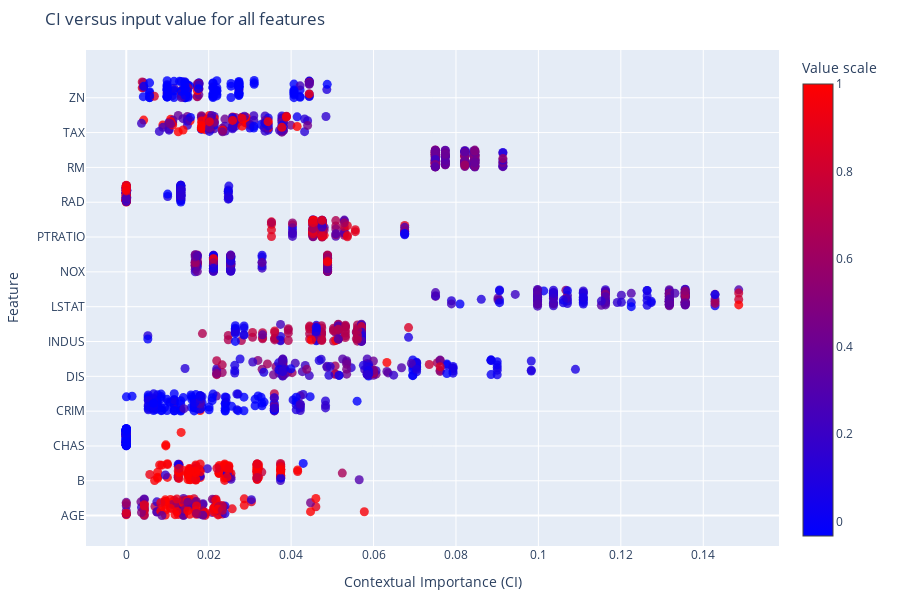

Source (notebook cell):
### Markdown cell above
Then we can plot the beeswarm. We start by the default parameters, which plots CI values.

### Code cell
fig = ciuplots.ciu_beeswarm(CIUres, legend_title='Value scale')
fig.update_layout(height=600, width=900, margin=dict(l=20, r=20, t=50, b=20))
fig.update_layout(
    title='CI versus input value for all features',
    xaxis=dict(title='Contextual Importance (CI)'),
    yaxis=dict(title='Feature'),
)
fig.show()

### Figure 1 — Plotly figure (JSON) as saved in the notebook; plotly's stock layout.template omitted (floating-point values rounded to 4 significant figures; data arrays with more than 128 entries replaced by an {"elided": "..."} marker saying what was removed)
{"data": [{"marker": {"color": {"elided": "152 float values"}, "colorbar": {"title": {"text": "Value scale"}}, "colorscale": [[0, "blue"], [1, "red"]], "opacity": 0.8, "size": 9}, "mode": "markers", "name": "AGE", "type": "scatter", "x": {"elided": "152 float values"}, "y": {"elided": "1976 float values"}}, {"marker": {"color": {"elided": "152 float values"}, "colorscale": [[0, "blue"], [1, "red"]], "opacity": 0.8, "size": 9}, "mode": "markers", "name": "B", "type": "scatter", "x": {"elided": "152 float values"}, "y": {"elided": "1976 float values"}}, {"marker": {"color": {"elided": "152 int values"}, "colorscale": [[0, "blue"], [1, "red"]], "opacity": 0.8, "size": 9}, "mode": "markers", "name": "CHAS", "type": "scatter", "x": {"elided": "152 float values"}, "y": {"elided": "1976 float values"}}, {"marker": {"color": {"elided": "152 float values"}, "colorscale": [[0, "blue"], [1, "red"]], "opacity": 0.8, "size": 9}, "mode": "markers", "name": "CRIM", "type": "scatter", "x": {"elided": "152 float values"}, "y": {"elided": "1976 float values"}}, {"marker": {"color": {"elided": "152 float values"}, "colorscale": [[0, "blue"], [1, "red"]], "opacity": 0.8, "size": 9}, "mode": "markers", "name": "DIS", "type": "scatter", "x": {"elided": "152 float values"}, "y": {"elided": "1976 float values"}}, {"marker": {"color": {"elided": "152 float values"}, "colorscale": [[0, "blue"], [1, "red"]], "opacity": 0.8, "size": 9}, "mode": "markers", "name": "INDUS", "type": "scatter", "x": {"elided": "152 float values"}, "y": {"elided": "1976 float values"}}, {"marker": {"color": {"elided": "152 float values"}, "colorscale": [[0, "blue"], [1, "red"]], "opacity": 0.8, "size": 9}, "mode": "markers", "name": "LSTAT", "type": "scatter", "x": {"elided": "152 float values"}, "y": {"elided": "1976 float values"}}, {"marker": {"color": {"elided": "152 float values"}, "colorscale": [[0, "blue"], [1, "red"]], "opacity": 0.8, "size": 9}, "mode": "markers", "name": "NOX", "type": "scatter", "x": {"elided": "152 float values"}, "y": {"elided": "1976 float values"}}, {"marker": {"color": {"elided": "152 float values"}, "colorscale": [[0, "blue"], [1, "red"]], "opacity": 0.8, "size": 9}, "mode": "markers", "name": "PTRATIO", "type": "scatter", "x": {"elided": "152 float values"}, "y": {"elided": "1976 float values"}}, {"marker": {"color": {"elided": "152 float values"}, "colorscale": [[0, "blue"], [1, "red"]], "opacity": 0.8, "size": 9}, "mode": "markers", "name": "RAD", "type": "scatter", "x": {"elided": "152 float values"}, "y": {"elided": "1976 float values"}}, {"marker": {"color": {"elided": "152 float values"}, "colorscale": [[0, "blue"], [1, "red"]], "opacity": 0.8, "size": 9}, "mode": "markers", "name": "RM", "type": "scatter", "x": {"elided": "152 float values"}, "y": {"elided": "1976 float values"}}, {"marker": {"color": {"elided": "152 float values"}, "colorscale": [[0, "blue"], [1, "red"]], "opacity": 0.8, "size": 9}, "mode": "markers", "name": "TAX", "type": "scatter", "x": {"elided": "152 float values"}, "y": {"elided": "1976 float values"}}, {"marker": {"color": {"elided": "152 float values"}, "colorscale": [[0, "blue"], [1, "red"]], "opacity": 0.8, "size": 9}, "mode": "markers", "name": "ZN", "type": "scatter", "x": {"elided": "152 float values"}, "y": {"elided": "1976 float values"}}], "layout": {"coloraxis": {"showscale": true}, "height": 600, "legend": {"title": {"text": "My Legend Title"}}, "margin": {"b": 20, "l": 20, "r": 20, "t": 50}, "showlegend": false, "title": {"text": "CI versus input value for all features"}, "width": 900, "xaxis": {"title": {"text": "Contextual Importance (CI)"}}, "yaxis": {"ticktext": ["AGE", "B", "CHAS", "CRIM", "DIS", "INDUS", "LSTAT", "NOX", "PTRATIO", "RAD", "RM", "TAX", "ZN"], "tickvals": [0, 1, 2, 3, 4, 5, 6, 7, 8, 9, 10, 11, 12], "title": {"text": "Feature"}}}}
